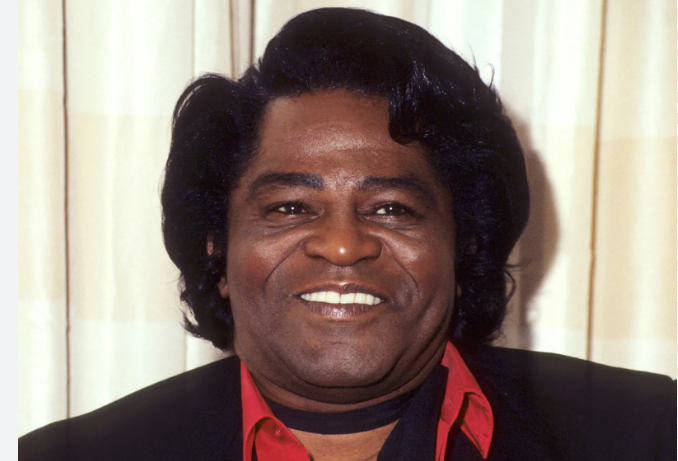
#> input picture austeclynio/VisaoComputacional/fontesImagens/James_Brown_001.png, 678 x 461 px
$ python VisaoComputacional_OpenCV_Exemplo95.py
#> lines starting #> are read from the running program, lines starting #| are printed output that depends on the picture; after the words box and inside, x2 and y2 are one past the last pixel; in counts of white or black regions, pixels touching at a corner belong together
import cv2

# Read image
#src = cv2.imread("Rosto_de_Menina_001.png");
src = cv2.imread("James_Brown_001.png");
#> src is the input picture: shape (461, 678, 3); mean B, G, R 124.2, 132.1, 147.5
cv2.imshow("ORIGINAL COLOR",src);
cv2.waitKey()

#src = cv2.imread("Rosto_de_Menina_001.png", cv2.IMREAD_GRAYSCALE);
src = cv2.imread("James_Brown_001.png", cv2.IMREAD_GRAYSCALE);
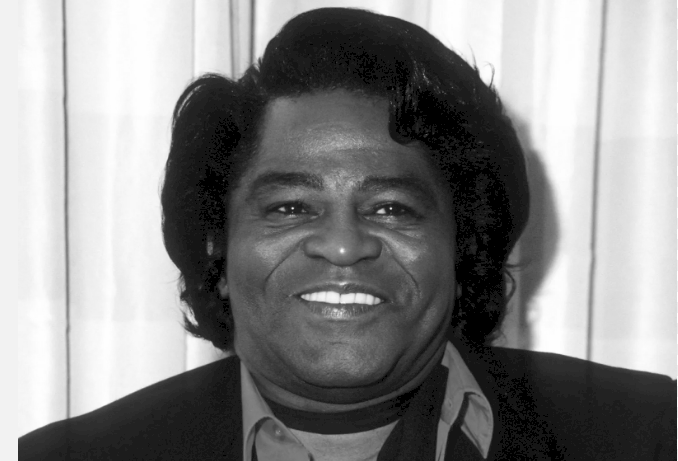
#> src: shape (461, 678); min 0, max 255, mean 136.5
assert src is not None, "Arquivo não encontrado!"

# Original image
cv2.imshow("ORIGINAL",src);
cv2.waitKey()

# Basic threhold example
th, dst = cv2.threshold(src, 100, 255, cv2.THRESH_BINARY);
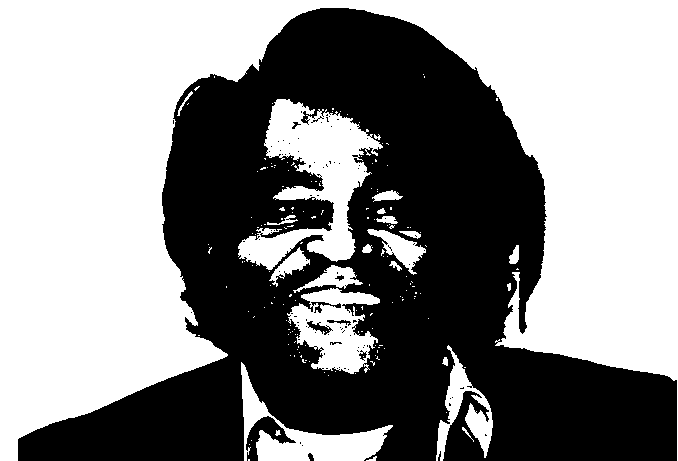
#> dst: shape (461, 678); 54.4% white; 93 black regions (84 under 20 px), largest, box (x1, y1, x2, y2) and area: (18, 8, 677, 461) 141304, (246, 416, 296, 461) 794, (307, 321, 333, 335) 139
cv2.imshow("THRESH_BINARY",dst);
cv2.waitKey()

# Thresholding with maxValue set to 128
th, dst = cv2.threshold(src,00,128, cv2.THRESH_BINARY);
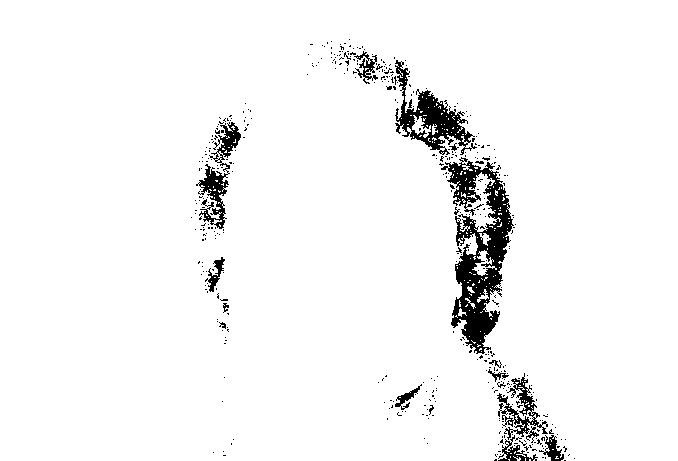
#> dst: shape (461, 678); values 0 (black) and 128 (white), 95.7% white; 434 black regions (414 under 20 px), largest, box (x1, y1, x2, y2) and area: (441, 157, 514, 354) 5770, (395, 60, 477, 155) 2378, (196, 122, 241, 229) 1402
cv2.imshow("THRESH_BINARY",dst);
cv2.waitKey()

# Thresholding with threshold value set 127
# Pixel values below 127 would be changed to Black
# Pixel values above 127 would be changed to White (255)
th, dst = cv2.threshold(src,127,255,cv2.THRESH_BINARY);
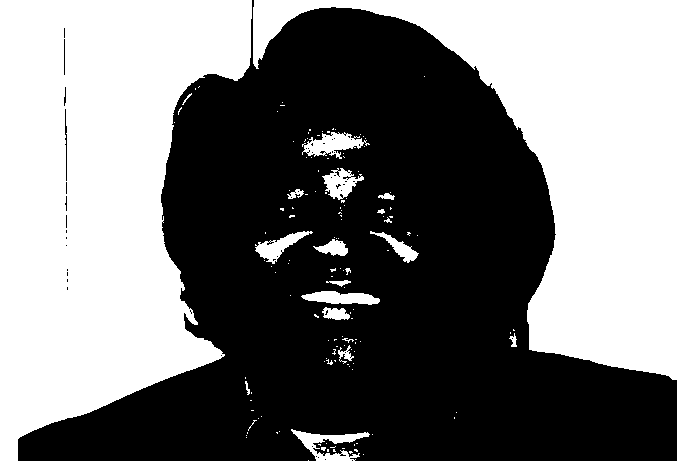
#> dst: shape (461, 678); 47.4% white; 140 white regions (119 under 20 px), largest, box (x1, y1, x2, y2) and area: (0, 0, 252, 461) 78937, (253, 0, 678, 461) 63256, (291, 429, 370, 461) 948
cv2.imshow("THRESH_BINARY",dst);
cv2.waitKey()

# Thresholding using THRESH_BINARY_INV
th, dst = cv2.threshold(src,127,255, cv2.THRESH_BINARY_INV);
cv2.imshow("THRESH_BINARY_INV",dst);
cv2.waitKey()

# Thresholding using THRESH_TRUNC
th, dst = cv2.threshold(src,127,255, cv2.THRESH_TRUNC);
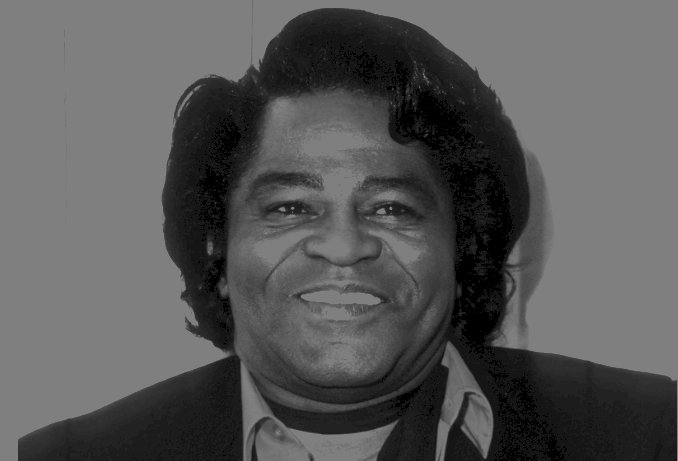
#> dst: shape (461, 678); min 0, max 127, mean 87.4
cv2.imshow("THRESH_TRUNC",dst);
cv2.waitKey()

# Thresholding using THRESH_TOZERO
th, dst = cv2.threshold(src,127,255, cv2.THRESH_TOZERO);
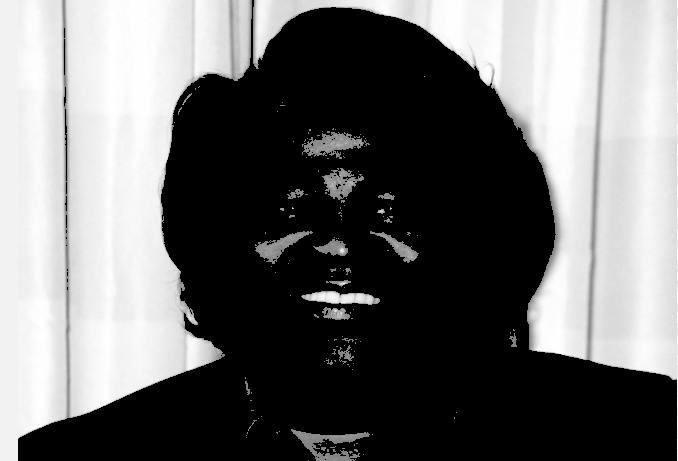
#> dst: shape (461, 678); min 0, max 255, mean 109.3
cv2.imshow("THRESH_TOZERO",dst);
cv2.waitKey()

# Thresholding using THRESH_TOZERO_INV
th, dst = cv2.threshold(src,127,255, cv2.THRESH_TOZERO_INV);
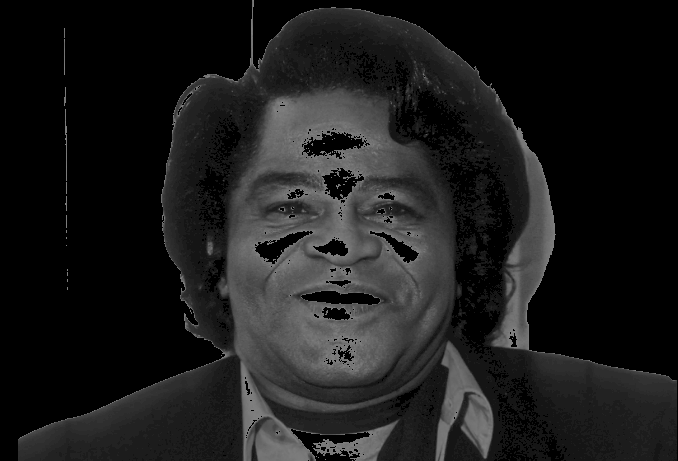
#> dst: shape (461, 678); min 0, max 127, mean 27.2
cv2.imshow("THRESH_TOZERO_INV",dst);
cv2.waitKey()
cv2.destroyAllWindows()

$ run again, with austeclynio/VisaoComputacional/fontesImagens/ROI_Conjunto_Bebidas.png copied over austeclynio/VisaoComputacional/fontesImagens/James_Brown_001.png
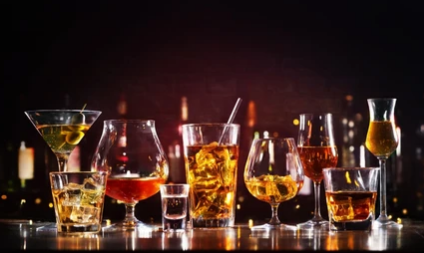
#> input picture austeclynio/VisaoComputacional/fontesImagens/ROI_Conjunto_Bebidas.png, 424 x 253 px
#> src is the input picture: shape (253, 424, 3); mean B, G, R 32.1, 39.4, 64.5
#> src: shape (253, 424)
#> `th, dst = cv2.threshold(src, 100, 255, cv2.THRESH_BINARY);`:
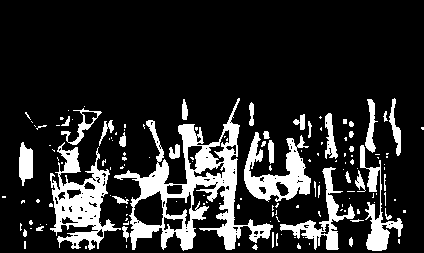
#> dst: shape (253, 424); 16.8% white; 148 white regions (107 under 20 px), largest, box (x1, y1, x2, y2) and area: (114, 98, 273, 251) 6432, (50, 142, 121, 250) 3124, (244, 132, 311, 202) 2057
#> `th, dst = cv2.threshold(src,127,255, cv2.THRESH_TOZERO_INV);`:
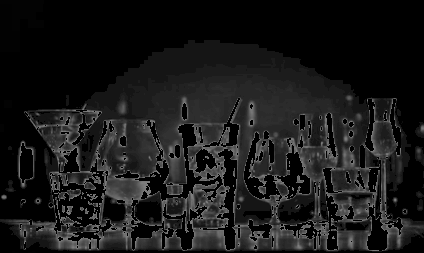
#> dst: shape (253, 424); min 0, max 127, mean 24.7
